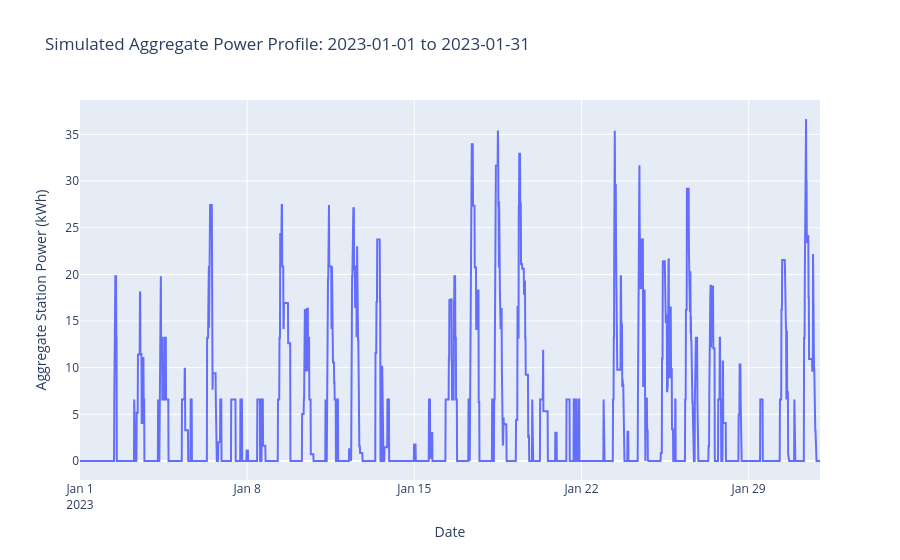

The notebook cell this image was saved under:
### Markdown cell above
Run the simulation

### Code cell
sessions_file = Path(__name__).resolve().parents[1] / "data" / "Sessions3.csv"
sessions_df = pd.read_csv(sessions_file)
sessions_df = sessions_df.sort_values(by="startChargeTime")

# Create output folder for this simulation
current_time = datetime.datetime.now()
time_str = current_time.strftime("%Y-%m-%d_%H-%M-%S")
folder_path = f"results/{scenario}/{time_str}"
os.makedirs(folder_path, exist_ok=True)

for month in months:
    # function to filter data in the same way for each scenario
    test_df = filter_data(sessions_df, month, year, "all_scheduled")

    # function to run a scenario (returns a child of BaselineSimulator)
    sim = get_simulator(test_df, scenario, verbose=True)

    # Run simulation and save results and append to the summary
    results_file_name = f"{folder_path}/{month}_{year}_{scenario}.csv"
    summary_file_name = f"{folder_path}/summary.csv"
    aggregate_power_profile_file_name = f"{folder_path}/aggregate_power_profile.csv"
    session_results = generate_session_results(
        sim,
        month,
        results_file_name,
        summary_file_name,
        aggregate_power_profile_file_name,
        visualize=True,
        verbose=True,
    )

### Figure 1 — Plotly figure (JSON) as saved in the notebook; plotly's stock layout.template omitted (floating-point values rounded to 4 significant figures; data arrays with more than 128 entries replaced by an {"elided": "..."} marker saying what was removed)
{"data": [{"mode": "lines", "name": "Power Profile", "type": "scatter", "x": {"elided": "2976 str values"}, "y": {"elided": "2976 float values"}}], "layout": {"title": {"text": "Simulated Aggregate Power Profile: 2023-01-01 to 2023-01-31"}, "xaxis": {"title": {"text": "Date"}}, "yaxis": {"title": {"text": "Aggregate Station Power (kWh)"}}}}
